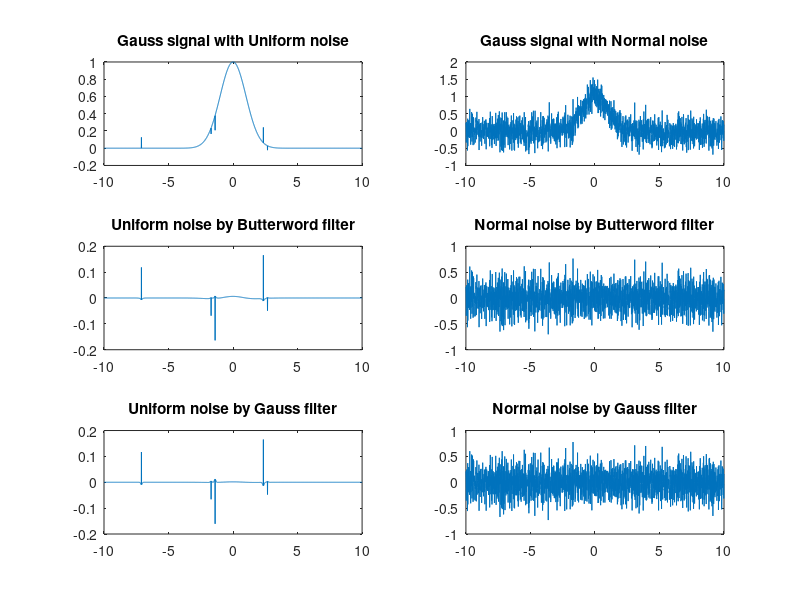

Reproduce this figure in MATLAB.
function Lab05
    t = -10 : 0.01 : +10;
    n = length(t);
    dt = t(2) - t(1);
    f = [-(n - 1)/2 : +(n - 1)/2] / (n * dt);
    
    u0 = 1 * exp(-t.^2 / 2);
    
    ua = u0 + uniformError(t);
    ub = u0 + normalError(t);

    subplot(3, 2, 1);
    plot(t, ua);
    title('Gauss signal with Uniform noise');
    
    subplot(3, 2, 2);
    plot(t, ub);
    title('Gauss signal with Normal noise');
    
    subplot(3, 2, 3);
    plot(t, despectrize(spectrize(ua) .* butterworthFilter(f, 2, 1)));
    %plot(t, ua, t, despectrize(spectrize(ua) .* butterworthFilter(f, 2, 1)));
    title('Uniform noise by Butterword filter');

    subplot(3, 2, 4);
    plot(t, despectrize(spectrize(ub) .* butterworthFilter(f, 2, 1)));
    %plot(t, ub, t, despectrize(spectrize(ub) .* butterworthFilter(f, 2, 1)));
    title('Normal noise by Butterword filter');
    
    subplot(3, 2, 5);
    plot(t, despectrize(spectrize(ua) .* gaussFilter(f, 2)));
    %plot(t, ua, t, despectrize(spectrize(ua) .* gaussFilter(f, 2)));
    title('Uniform noise by Gauss filter');

    subplot(3, 2, 6);
    plot(t, despectrize(spectrize(ub) .* gaussFilter(f, 2)));
    %plot(t, ub, t, despectrize(spectrize(ub) .* gaussFilter(f, 2)));
    title('Normal noise by Gauss filter');
end
    
function s = spectrize(x)
    s = fftshift(fft(x));
end

function x = despectrize(s)
    x = ifft(ifftshift(s));
end

function e = uniformError(t)
    n = length(t);
    e = zeros(1, n);
    c = round(unifrnd(5, 7));
    iNoise = round(unifrnd(1, n, 1, c));
    e(iNoise) = unifrnd(-1, +1, 1, c) * 0.24;
end

function e = normalError(t)
    e = normrnd(0, 0.24, 1, length(t));
end    

function h = butterworthFilter(f, d, n)
    h = 1 ./ (1 + (d ./ f) .^ (2 * n));
end

function h = gaussFilter(f, s)
    h = 1 - exp(-(f ./ (2 .* s)) .^ 2);
end